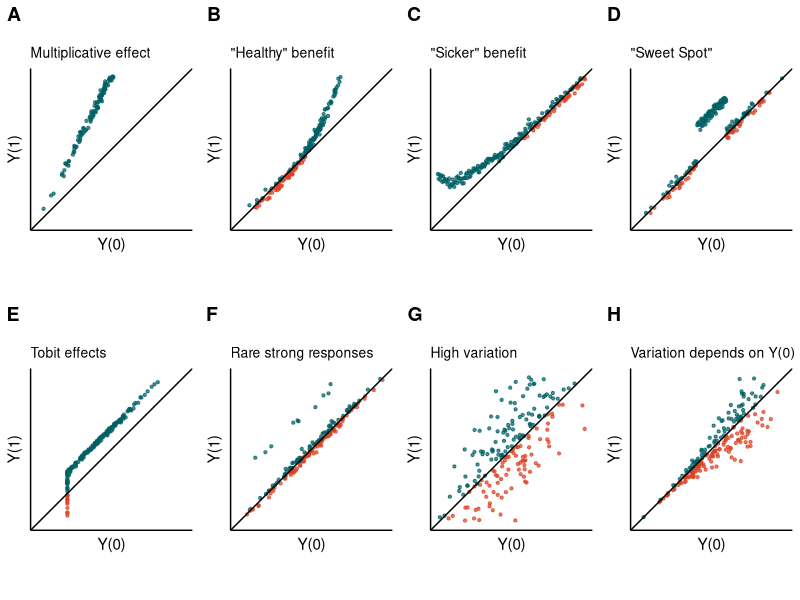

Generate this figure with R:
## ---- chunk 1
knitr::opts_chunk$set(
	echo = FALSE,
	fig.align = "center",
	message = FALSE,
	warning = FALSE
)
library(tidyverse)
library(ggpubr)
theme_set(theme_classic())
## ---- chunk 2
toy_data <- data.frame(y0 = c(1, 4), y1 = c(3, 2),
                       barcolor = c("green", "red"), label = c("i", "j"))

b <- seq(0, 2*pi, by=0.001)
circ <- data.frame(y0=2.5*cos(b) + 2.5,
                   y1=2.5*sin(b) + 2.5)
circ_pos <- circ %>%
  filter(y1>y0) %>%
  mutate(circcolor = "green")
circ_neg <- circ %>%
  filter(y0>y1) %>%
  mutate(circcolor = "red")


schematic <- ggplot(toy_data, aes(x = y0, y = y1)) + 
  geom_polygon(dat = circ_pos, alpha = 0.1, fill = "#57C4AD") +
  geom_polygon(dat = circ_neg, alpha = 0.1, fill = "#DB4325") +
  geom_point() +
  geom_text(aes(label = label), nudge_x = 0.1) +
  geom_linerange(aes(ymin = y0, ymax = y1, color = barcolor))+
  scale_color_manual(values = c("#006164", "#DB4325")) +
  geom_segment(x = 0, y = 0, xend = 2, yend = 2) +
  geom_segment(x = 3, y = 3, xend = 5, yend = 5) +
  xlim(c(0, 5)) + ylim(c(0, 5)) +
  theme(axis.ticks = element_blank(), axis.text = element_blank(), legend.position = "none") +
  ylab("Y(1)") +
  xlab("Y(0)") +
  annotate("text", x = 2, y = 4, label = "Positive Effect", size= 5, color = "#006164") +
  annotate("text", x = 3, y = 1, label = "Negative Effect", size= 5, color = "#DB4325") +
  annotate("text", x = 2.5, y = 2.5, label = "No Effect", size= 5, angle = 45) +
  annotate("text", x = 0.8, y = 2, label = expression(tau[i]), size= 6, parse = TRUE) +
  annotate("text", x = 3.8, y = 3, label = expression(tau[j]), size= 6, parse = TRUE) +
  coord_fixed()
## ---- chunk 3
st_plot <- function(data, color = TRUE, title = "") {
  if (color == TRUE){
    data <- mutate(data, color = y1 > y0)
    data <- rbind(data, c(NA, NA, FALSE))
    pbase <- ggplot(data, aes(x = y0, y = y1, color = color))
  } else{
    pbase <- ggplot(data, aes(x = y0, y = y1))
  }
  
  plt <- pbase + 
  geom_point(alpha = 0.7, size = 0.8) +
  scale_color_manual(values = c("#DB4325", "#006164")) +
  geom_abline(slope = 1, intercept = 0) +
  xlim(c(0, 5)) + ylim(c(0, 5)) +
  theme(axis.ticks = element_blank(), axis.text = element_blank(), legend.position = "none") +
  ylab("Y(1)") +
  xlab("Y(0)") +
  coord_fixed() 
  
  # special case if Fisher's null is true
  if(all(data$y0 == data$y1, na.rm = TRUE)){
    plt <- plt + scale_color_manual(values = "bisque4")
  }
  
  # add title if needed
  if(!is.null(title)){
    plt <- plt + ggtitle(title) + theme(plot.title = element_text(size = 10))
  }

plt
}
## ---- chunk 4
n <- 100
## ---- chunk 5
set.seed(123)
pos_effect <- data.frame(y0 = rnorm(n = n, 2.5)) %>%
  mutate(y1 = y0  +  1.25 + rnorm(n = n, sd = 0.1))
neg_effect <- data.frame(y0 = rnorm(n = n, 2.5)) %>%
  mutate(y1 = y0  -  1.25 + rnorm(n = n, sd = 0.1))

neyman_null <- data.frame(y0 = rnorm(n = n, 2.5)) %>%
  mutate(y1 = y0 + rnorm(n = n, sd = 0.25))

fisher_null <- data.frame(y0 = rnorm(n = n, 2.5)) %>%
  mutate(y1 = y0)

pos <- st_plot(pos_effect, title = "Positive effect")
neg <- st_plot(neg_effect, title = "Negative effect")
neyman <- st_plot(neyman_null, title = "Neyman's null")
fisher <- st_plot(fisher_null, title = "Fisher's sharp null")
## ---- chunk 6
set.seed(123)
n <- 200

mult_effect <- data.frame(y0 = rnorm(n = n, 2.5)) %>%
  mutate(y1 = y0*2 + rnorm(n = n, sd = 0.1))

sweet_spot <- data.frame(y0 = rnorm(n = n, 2.5)) %>%
  mutate(y1 = ifelse(y0 > 2 & y0 < 3, y0 + 1.25, y0) + rnorm(n, sd = 0.1))

healthy_benefit <- data.frame(y0 = rnorm(n = n, 2.5)) %>%
  mutate(y1 = exp(0.5*y0)-0.75 + rnorm(n = n, sd = 0.1))

sicker_benefit <- data.frame(y0 = seq(0, 5, length.out = 200)) %>%
  mutate(y1 = y0 + 2/(y0 + 1) - 0.4 + rnorm(n = n, sd = 0.1))

tobit_effect <- data.frame(y1 = rnorm(n = n, 2.5)) %>%
  rowwise() %>%
  mutate(y0 = max(y1 - 1 + rnorm(n = n, sd = 0.1), 1)) 

few_large_responses <- data.frame(y0 = rnorm(n = n, 2.5)) %>%
  mutate(y1 = y0 + rnorm(n, sd = 0.1)) %>%
  mutate(y1 = ifelse(rbinom(n, 1, 0.09), y1 + 1.5, y1))

high_variance <- data.frame(y0 = rnorm(n = n, 2.5)) %>%
  mutate(y1 = y0 + rnorm(n, sd = 1))

variable_variance <- data.frame(y0 = rnorm(n = n, 2.5)) %>%
  mutate(y1 = y0 + rnorm(n, sd = y0^2/20))

ggarrange(st_plot(mult_effect, title = "Multiplicative effect"),
          st_plot(healthy_benefit, title = "\"Healthy\" benefit"),
          st_plot(sicker_benefit, title = "\"Sicker\" benefit"),
          st_plot(sweet_spot, title = "\"Sweet Spot\""),
          st_plot(tobit_effect, title = "Tobit effects"),
          st_plot(few_large_responses, title = "Rare strong responses"),
          st_plot(high_variance, title = "High variation"),
          st_plot(variable_variance, title = "Variation depends on Y(0)"),
          ncol = 4, nrow = 2, labels = "AUTO")


